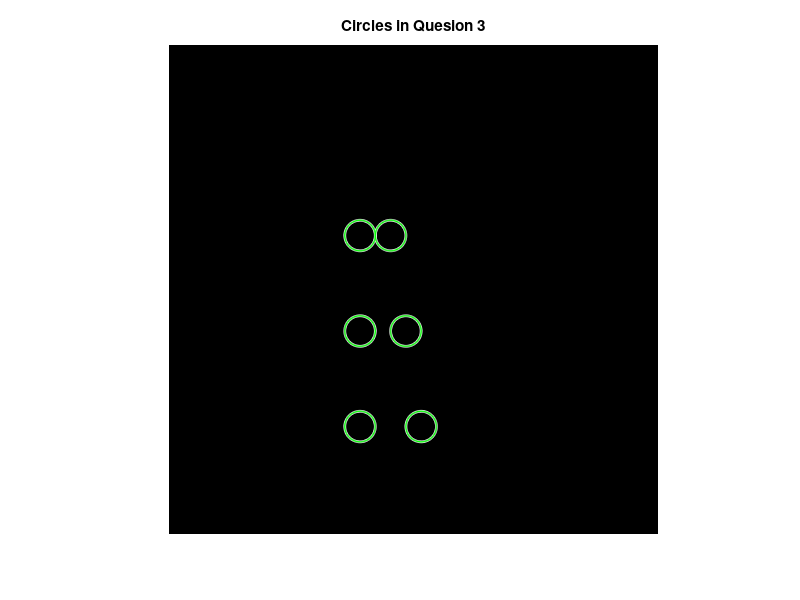

MATLAB code for this plot:
% FullName : MohammadHossein Nejadhendi
% Student Number : 830402078
% Question Number : 3
% Homework 1

% Question 3 A : 

%panel = zeros(512, 512);
%imshow(panel);
%axis equal;

% Question 3 B : 

% Create a 512x512 panel with zero values
panel = zeros(512, 512);

centers = [200, 200;
           200, 400;
           248, 300;
           200, 300;
           232, 200;
           264, 400];

radiuses = 16 * ones(1, length(centers));

% Draw the circles on the image
imshow(panel);
hold on; % Keep the current image for adding circles to it
viscircles(centers, radiuses, 'EdgeColor', 'g', 'LineWidth', 1); 
title('Circles in Quesion 3');

% Release the image from the hold state
hold off;

